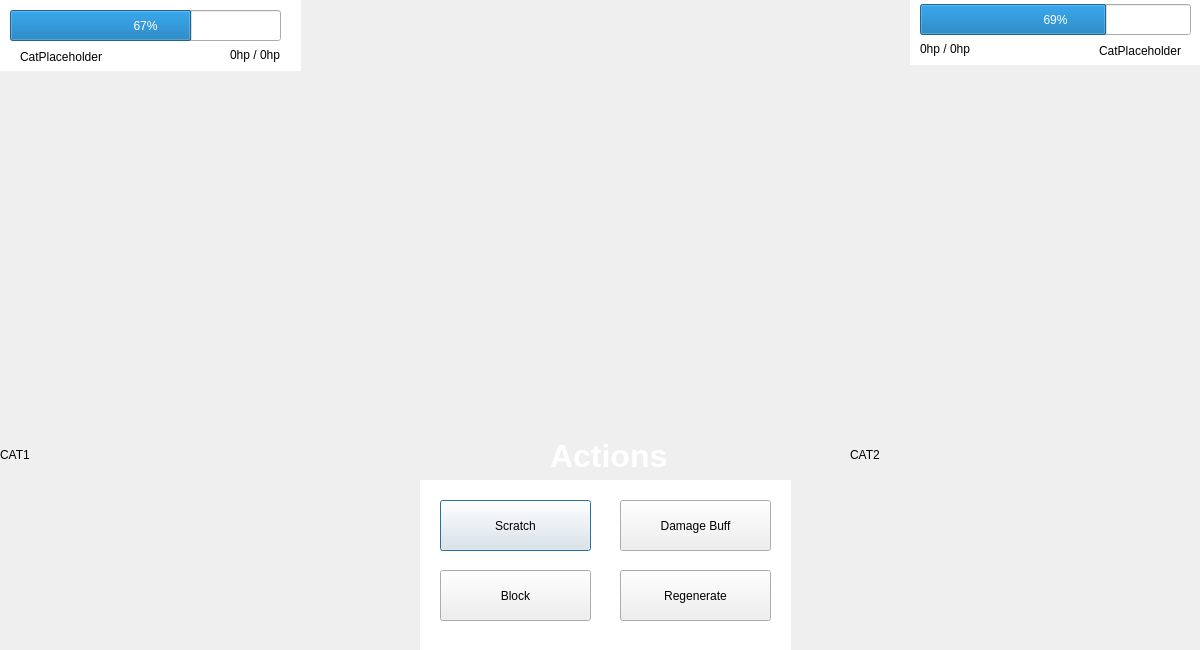
<?xml version="1.0" encoding="UTF-8"?>
<ui version="4.0">
 <class>Gamewindow</class>
 <widget class="QDialog" name="Gamewindow">
  <property name="geometry">
   <rect>
    <x>0</x>
    <y>0</y>
    <width>1200</width>
    <height>650</height>
   </rect>
  </property>
  <property name="windowTitle">
   <string>Dialog</string>
  </property>
  <property name="styleSheet">
   <string notr="true"/>
  </property>
  <widget class="QLabel" name="label">
   <property name="geometry">
    <rect>
     <x>0</x>
     <y>0</y>
     <width>301</width>
     <height>71</height>
    </rect>
   </property>
   <property name="styleSheet">
    <string notr="true">background-color: rgb(255, 255, 255);</string>
   </property>
   <property name="text">
    <string/>
   </property>
  </widget>
  <widget class="QLabel" name="label_2">
   <property name="geometry">
    <rect>
     <x>910</x>
     <y>-6</y>
     <width>301</width>
     <height>71</height>
    </rect>
   </property>
   <property name="styleSheet">
    <string notr="true">background-color: rgb(255, 255, 255);</string>
   </property>
   <property name="text">
    <string/>
   </property>
  </widget>
  <widget class="QLabel" name="label_3">
   <property name="geometry">
    <rect>
     <x>20</x>
     <y>46</y>
     <width>181</width>
     <height>21</height>
    </rect>
   </property>
   <property name="text">
    <string>CatPlaceholder</string>
   </property>
  </widget>
  <widget class="QLabel" name="label_4">
   <property name="geometry">
    <rect>
     <x>1010</x>
     <y>40</y>
     <width>171</width>
     <height>21</height>
    </rect>
   </property>
   <property name="styleSheet">
    <string notr="true"/>
   </property>
   <property name="text">
    <string>CatPlaceholder</string>
   </property>
   <property name="alignment">
    <set>Qt::AlignmentFlag::AlignRight|Qt::AlignmentFlag::AlignTrailing|Qt::AlignmentFlag::AlignVCenter</set>
   </property>
  </widget>
  <widget class="QProgressBar" name="progressBar">
   <property name="geometry">
    <rect>
     <x>10</x>
     <y>10</y>
     <width>271</width>
     <height>31</height>
    </rect>
   </property>
   <property name="value">
    <number>67</number>
   </property>
  </widget>
  <widget class="QProgressBar" name="progressBar_2">
   <property name="geometry">
    <rect>
     <x>920</x>
     <y>4</y>
     <width>271</width>
     <height>31</height>
    </rect>
   </property>
   <property name="value">
    <number>69</number>
   </property>
  </widget>
  <widget class="QLabel" name="label_5">
   <property name="geometry">
    <rect>
     <x>230</x>
     <y>46</y>
     <width>54</width>
     <height>17</height>
    </rect>
   </property>
   <property name="text">
    <string>0hp / 0hp</string>
   </property>
  </widget>
  <widget class="QLabel" name="label_6">
   <property name="geometry">
    <rect>
     <x>920</x>
     <y>40</y>
     <width>54</width>
     <height>17</height>
    </rect>
   </property>
   <property name="text">
    <string>0hp / 0hp</string>
   </property>
  </widget>
  <widget class="QLabel" name="label_7">
   <property name="geometry">
    <rect>
     <x>420</x>
     <y>480</y>
     <width>371</width>
     <height>171</height>
    </rect>
   </property>
   <property name="styleSheet">
    <string notr="true">background-color: rgb(255, 255, 255);</string>
   </property>
   <property name="text">
    <string/>
   </property>
  </widget>
  <widget class="QPushButton" name="pushButton">
   <property name="geometry">
    <rect>
     <x>440</x>
     <y>500</y>
     <width>151</width>
     <height>51</height>
    </rect>
   </property>
   <property name="text">
    <string>Scratch</string>
   </property>
  </widget>
  <widget class="QLabel" name="label_8">
   <property name="geometry">
    <rect>
     <x>550</x>
     <y>440</y>
     <width>141</width>
     <height>31</height>
    </rect>
   </property>
   <property name="font">
    <font>
     <pointsize>24</pointsize>
     <bold>true</bold>
     <underline>false</underline>
    </font>
   </property>
   <property name="styleSheet">
    <string notr="true">color: rgb(255, 255, 255);</string>
   </property>
   <property name="text">
    <string>Actions</string>
   </property>
  </widget>
  <widget class="QPushButton" name="pushButton_2">
   <property name="geometry">
    <rect>
     <x>620</x>
     <y>500</y>
     <width>151</width>
     <height>51</height>
    </rect>
   </property>
   <property name="text">
    <string>Damage Buff</string>
   </property>
  </widget>
  <widget class="QPushButton" name="pushButton_3">
   <property name="geometry">
    <rect>
     <x>620</x>
     <y>570</y>
     <width>151</width>
     <height>51</height>
    </rect>
   </property>
   <property name="text">
    <string>Regenerate</string>
   </property>
  </widget>
  <widget class="QPushButton" name="pushButton_4">
   <property name="geometry">
    <rect>
     <x>440</x>
     <y>570</y>
     <width>151</width>
     <height>51</height>
    </rect>
   </property>
   <property name="text">
    <string>Block</string>
   </property>
  </widget>
  <widget class="QLabel" name="label_9">
   <property name="geometry">
    <rect>
     <x>0</x>
     <y>-4</y>
     <width>1201</width>
     <height>651</height>
    </rect>
   </property>
   <property name="styleSheet">
    <string notr="true">border-image: url(:/cats/resources/darkalley.png);</string>
   </property>
   <property name="text">
    <string/>
   </property>
  </widget>
  <widget class="QLabel" name="label_10">
   <property name="geometry">
    <rect>
     <x>0</x>
     <y>280</y>
     <width>350</width>
     <height>350</height>
    </rect>
   </property>
   <property name="text">
    <string>CAT1</string>
   </property>
  </widget>
  <widget class="QLabel" name="label_11">
   <property name="geometry">
    <rect>
     <x>850</x>
     <y>280</y>
     <width>350</width>
     <height>350</height>
    </rect>
   </property>
   <property name="text">
    <string>CAT2</string>
   </property>
  </widget>
  <zorder>label_9</zorder>
  <zorder>label</zorder>
  <zorder>label_2</zorder>
  <zorder>label_3</zorder>
  <zorder>label_4</zorder>
  <zorder>progressBar</zorder>
  <zorder>progressBar_2</zorder>
  <zorder>label_5</zorder>
  <zorder>label_6</zorder>
  <zorder>label_7</zorder>
  <zorder>pushButton</zorder>
  <zorder>label_8</zorder>
  <zorder>pushButton_2</zorder>
  <zorder>pushButton_3</zorder>
  <zorder>pushButton_4</zorder>
  <zorder>label_10</zorder>
  <zorder>label_11</zorder>
 </widget>
 <resources/>
 <connections/>
</ui>
